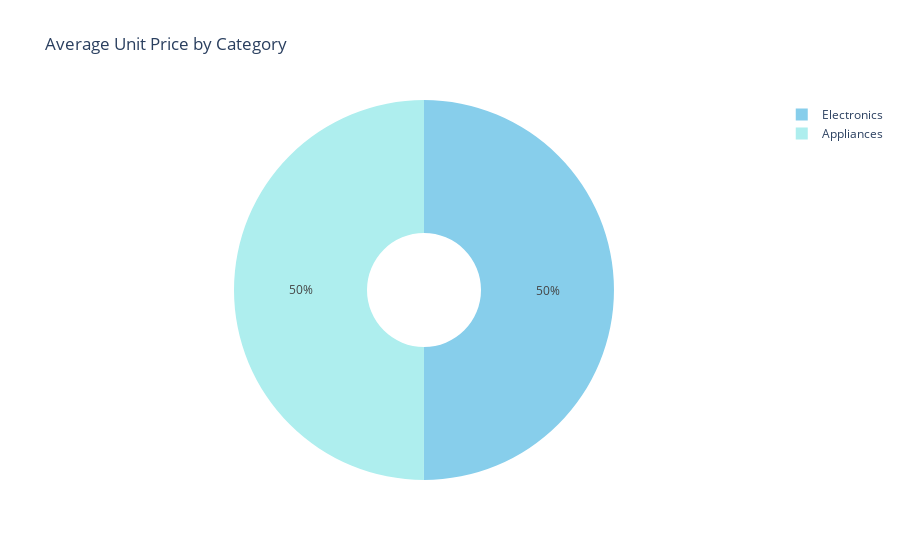

The notebook cell this image was saved under:
### Code cell
custom_blue_colors = ['#AEEEEE', '#87CEEB', '#4682B4', '#1E90FF', '#00BFFF'] 
fig = px.pie(average_unit_price, 
             names='category', 
             values='average_unit_price', 
             title='Average Unit Price by Category',
             color='category',
            color_discrete_sequence=custom_blue_colors,
             hole=0.3)
fig.show()

### Figure 1 — Plotly figure (JSON) as saved in the notebook; plotly's stock layout.template omitted (floating-point values rounded to 4 significant figures)
{"data": [{"customdata": [["Appliances"], ["Electronics"]], "domain": {"x": [0, 1], "y": [0, 1]}, "hole": 0.3, "hovertemplate": "category=%{customdata[0]}<br>average_unit_price=%{value}<extra></extra>", "labels": ["Appliances", "Electronics"], "legendgroup": "", "marker": {"colors": ["#AEEEEE", "#87CEEB"]}, "name": "", "showlegend": true, "type": "pie", "values": [1023.0, 1024.0]}], "layout": {"autosize": true, "legend": {"tracegroupgap": 0}, "piecolorway": ["#AEEEEE", "#87CEEB", "#4682B4", "#1E90FF", "#00BFFF"], "title": {"text": "Average Unit Price by Category"}}}
